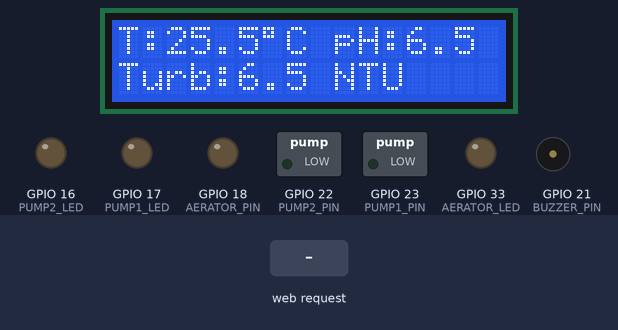
Recording of a sketch running on a simulated ESP32. Parts: 16×2 character LCD, switched loads named in the sketch (green lamp = pin HIGH), output pins drawn as LEDs (lit = HIGH), buzzer (waves = sounding, pin HIGH). The inputs (shaded band) are chosen by the test bench. Random numbers use the default seed unless the sketch sets one; what the sketch prints to the serial monitor is not drawn.

Above: at 2.1 s.
2.2 s: HTTP request GET /toggle1 received
At 3.4 s:
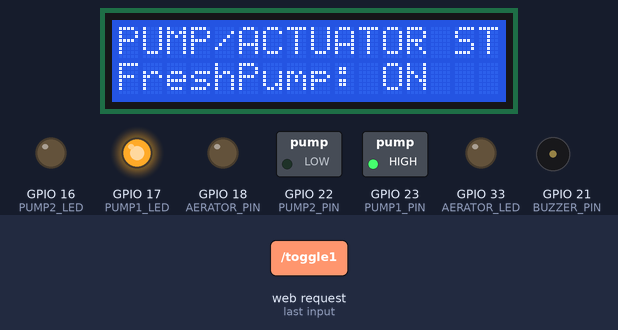
5.2 s: HTTP request GET /toggle2 received
At 7.0 s:
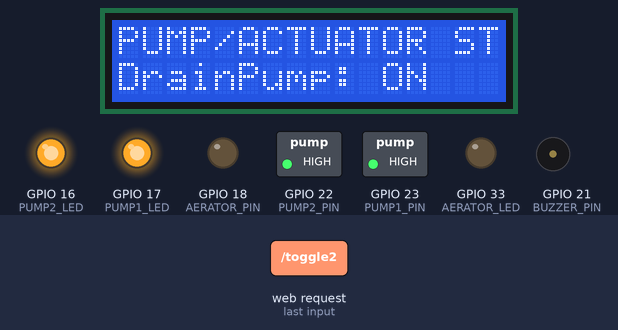
8.2 s: HTTP request GET /toggle3 received
At 9.2 s:
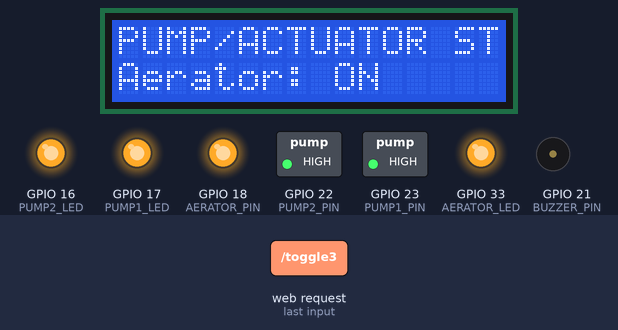
11.2 s: HTTP request GET /sensorData received
At 13.9 s:
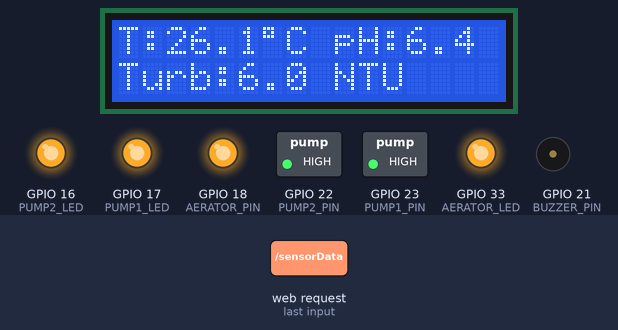
14.2 s: HTTP request GET /toggle1 received
At 15.4 s:
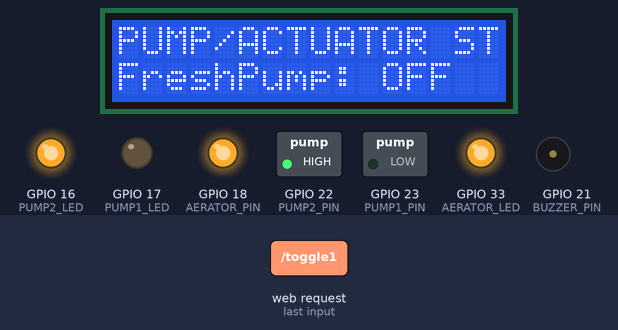
17.2 s: HTTP request GET /toggle2 received
At 17.9 s:
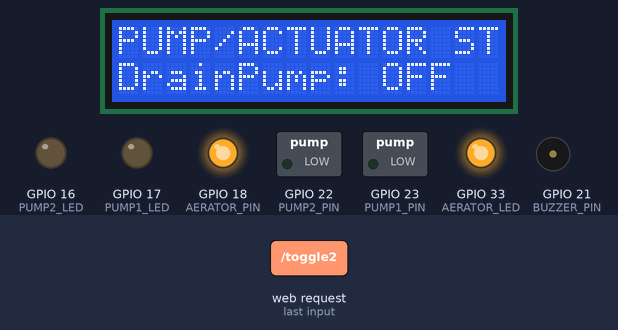
Timing chart, 0 to 20.2 s (numbered marks = the images above; inputs shaded):
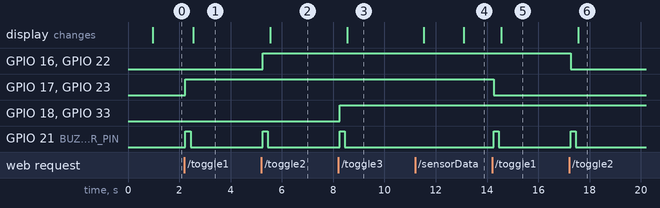

The sketch:

Code.ino
```cpp
#include <WiFi.h>
#include <Wire.h>
#include <LiquidCrystal_I2C.h>

// === Pin Definitions ===
#define TURBIDITY_PIN 2
#define PUMP1_PIN 23
#define PUMP2_PIN 22
#define AERATOR_PIN 18
#define BUZZER_PIN 21
#define PUMP1_LED 17
#define PUMP2_LED 16
#define AERATOR_LED 33

// === LCD (I2C) on GPIO26 (SDA) & GPIO25 (SCL) ===
#define LCD_SDA 26
#define LCD_SCL 25
LiquidCrystal_I2C lcd(0x27, 16, 2);      // change 0x27 to 0x3F if needed

// === Display States ===
enum DisplayState {
  SHOW_SENSORS,
  SHOW_STATUS,
  SHOW_AI_RECOMMENDATION,
  SHOW_PUMP_STATUS
};

DisplayState currentDisplayState = SHOW_SENSORS;
unsigned long lastDisplayChange = 0;
const unsigned long DISPLAY_INTERVAL = 5000;  // 5s per screen
unsigned long pumpStatusDisplayTime = 0;
const unsigned long PUMP_STATUS_DURATION = 3000;  // 3s for pump status

// === Status Messages ===
String pumpStatusMessage = "";
String aiRecommendation = "";
String systemStatus = "";

// === WiFi Access Point Credentials ===
const char* ssid = "AquaVise_AP";
const char* password = "aquafarm123";

// === System States ===
bool pump1State = false; // Freshwater Pump
bool pump2State = false; // Drain Pump
bool aeratorState = false; // Aerator

WiFiServer server(80);

// === Simulated sensor values ===
float simTemperature = 25.5; // °C
float simPH = 6.5;
float simTurbidity = 6.5; // NTU

unsigned long lastTempMillis = 0;
unsigned long lastPHMillis = 0;
unsigned long lastTurbMillis = 0;

// update intervals (ms)
const unsigned long TEMP_INTERVAL = 5000;
const unsigned long PH_INTERVAL   = 6500;
const unsigned long TURB_INTERVAL = 8000;

// Utility: clamp
float clampf(float v, float lo, float hi) {
  if (v < lo) return lo;
  if (v > hi) return hi;
  return v;
}

// Warning function
String getWarning(float temp, float pH, float turbidity) {
  String warning = "";
  if (temp < 24.0 || temp > 28.0)
    warning += "<p style='color:red;'>⚠️ Temperature out of range!</p>";
  if (pH < 6.2 || pH > 6.8)
    warning += "<p style='color:red;'>⚠️ pH level is unsafe!</p>";
  if (turbidity > 9.0)
    warning += "<p style='color:red;'>⚠️ High turbidity detected!</p>";
  if (warning == "")
    warning = "<p style='color:green;'>✅ All readings are within safe range.</p>";
  return warning;
}

// AI Recommendation
String getAIRecommendation(float temp, float pH, float turbidity) {
  String recommendation = "";

  if (temp < 24.0)
    recommendation += "Temp low! Increase heating. ";
  else if (temp > 28.0)
    recommendation += "Temp high! Increase cooling. ";

  if (pH < 6.2)
    recommendation += "pH low! Add lime. ";
  else if (pH > 6.8)
    recommendation += "pH high! Add vinegar. ";

  if (turbidity > 9.0)
    recommendation += "Water cloudy! Check filters. ";

  if (recommendation == "")
    recommendation = "All parameters optimal. No action needed.";

  return recommendation;
}

// System Status
String getSystemStatus(float temp, float pH, float turbidity) {
  String status = "Status: ";

  if (temp >= 24.0 && temp <= 28.0 && pH >= 6.2 && pH <= 6.8 && turbidity <= 9.0) {
    status += "NORMAL";
  } else {
    if (temp < 24.0 || temp > 28.0) status += "TEMP_ISSUE ";
    if (pH < 6.2 || pH > 6.8) status += "PH_ISSUE ";
    if (turbidity > 9.0) status += "TURB_ISSUE";
  }

  return status;
}

// Random Tip
String getRandomTip() {
  String tips[] = {
    "Feed fish twice a day for optimal growth.",
    "Maintain water pH between 6.2-6.8 for healthy fish.",
    "Regularly clean filters to avoid turbidity rise.",
    "Monitor temperature to prevent stress on fish.",
    "Aerate pond water for better oxygen levels."
  };
  int idx = random(0, 5);
  return tips[idx];
}

// Random Market Price
String getMarketPrice() {
  String prices[] = {
    "Tilapia: ₦800/kg, Catfish: ₦1200/kg",
    "Tilapia: ₦850/kg, Catfish: ₦1250/kg",
    "Tilapia: ₦820/kg, Catfish: ₦1220/kg",
    "Tilapia: ₦870/kg, Catfish: ₦1280/kg",
    "Tilapia: ₦830/kg, Catfish: ₦1230/kg"
  };
  int idx = random(0, 5);
  return prices[idx];
}

// Random Seasonal Forecast
String getSeasonForecast() {
  String forecasts[] = {
    "Rainy season: Expect lower water temp.",
    "Dry season: Monitor water levels carefully.",
    "Hot spell: Increase aeration in ponds.",
    "Cool weather: Fish growth may slow down.",
    "Mixed weather: Adjust feeding frequency."
  };
  int idx = random(0,5);
  return forecasts[idx];
}

// Build JSON for AJAX
String getSensorDataJSON(float temperature, float pH, float turbidity) {
  String warningHTML = getWarning(temperature, pH, turbidity);
  bool isAlert = (temperature < 24.0 || temperature > 28.0) ||
                 (pH < 6.2 || pH > 6.8) ||
                 (turbidity > 9.0);
  String json = "{";
  json += "\"temperature\":" + String(temperature,2);
  json += ",\"pH\":" + String(pH,2);
  json += ",\"turbidity\":" + String(turbidity,2);
  String escapedWarning = warningHTML;
  escapedWarning.replace("\"","'");
  escapedWarning.replace("\n"," ");
  json += ",\"warning\":\""+escapedWarning+"\"";
  json += ",\"alert\":" + String(isAlert?"true":"false");
  json += ",\"tip\":\"" + getRandomTip() + "\"";
  json += ",\"market\":\"" + getMarketPrice() + "\"";
  json += ",\"forecast\":\"" + getSeasonForecast() + "\"";
  json += ",\"recommendation\":\"" + getAIRecommendation(temperature, pH, turbidity) + "\"";
  json += ",\"pump1\":" + String(pump1State?"true":"false");
  json += ",\"pump2\":" + String(pump2State?"true":"false");
  json += ",\"aerator\":" + String(aeratorState?"true":"false");
  json += "}";
  return json;
}

// Update LCD based on current display state
void updateLCD() {
  lcd.clear();

  switch(currentDisplayState) {
    case SHOW_SENSORS:
      lcd.setCursor(0, 0);
      lcd.print("T:");
      lcd.print(simTemperature, 1);
      lcd.print((char)223); // degree symbol
      lcd.print("C pH:");
      lcd.print(simPH, 1);

      lcd.setCursor(0, 1);
      lcd.print("Turb:");
      lcd.print(simTurbidity, 1);
      lcd.print(" NTU");
      break;

    case SHOW_STATUS:
      lcd.setCursor(0, 0);
      lcd.print("SYSTEM STATUS");

      lcd.setCursor(0, 1);
      if (systemStatus.length() > 16) {
        lcd.print(systemStatus.substring(0, 16));
      } else {
        lcd.print(systemStatus);
      }
      break;

    case SHOW_AI_RECOMMENDATION:
      lcd.setCursor(0, 0);
      lcd.print("AI RECOMMENDATION");

      lcd.setCursor(0, 1);
      if (aiRecommendation.length() > 16) {
        // Split long recommendations into two parts
        int spaceIndex = aiRecommendation.lastIndexOf(' ', 16);
        if (spaceIndex == -1) spaceIndex = 16;
        lcd.print(aiRecommendation.substring(0, spaceIndex));

        // Scroll the second part if needed
        static unsigned long scrollTime = 0;
        static int scrollPos = 0;
        if (millis() - scrollTime > 300) {
          scrollTime = millis();
          lcd.setCursor(0, 1);
          String displayText = aiRecommendation.substring(spaceIndex + 1);
          if (displayText.length() > 16) {
            displayText = displayText + " " + displayText;
            lcd.print(displayText.substring(scrollPos, scrollPos + 16));
            scrollPos = (scrollPos + 1) % (displayText.length() - 15);
          } else {
            lcd.print(displayText);
          }
        }
      } else {
        lcd.print(aiRecommendation);
      }
      break;

    case SHOW_PUMP_STATUS:
      lcd.setCursor(0, 0);
      lcd.print("PUMP/ACTUATOR STATUS");

      lcd.setCursor(0, 1);
      lcd.print(pumpStatusMessage);
      break;
  }
}

// Show pump status for a limited time
void showPumpStatus(String message) {
  pumpStatusMessage = message;
  currentDisplayState = SHOW_PUMP_STATUS;
  pumpStatusDisplayTime = millis();
  updateLCD();
}

// Full HTML page
String getHTML() {
  String html = R"rawliteral(
<!DOCTYPE html>
<html>
<head>
<title>AquaVise Monitor</title>
<meta name="viewport" content="width=device-width, initial-scale=1">
<style>
body { font-family: Arial, sans-serif; text-align:center; background-color:#e9f5ff; margin:0; padding:18px; }
h2 { color: #0d47a1; margin-bottom:6px; }
.sensor-box { margin: 12px auto; padding: 18px; background:#fff; border-radius:12px; max-width:980px; box-shadow:0 6px 18px rgba(13,71,161,0.06);}
.sensor-row { display:flex; justify-content:center; gap:20px; flex-wrap:wrap;}
.sensor-card { width:260px; padding:14px; border-radius:12px; background:linear-gradient(180deg,#fbfeff,#f0fbff); box-shadow:0 2px 6px rgba(0,0,0,0.04); text-align:left; display:flex; gap:10px; align-items:center; transition: transform 0.3s ease, box-shadow 0.3s ease;}
.sensor-card:hover { transform: scale(1.04); box-shadow:0 6px 18px rgba(0,0,0,0.12);}
.icon-wrap { width:56px; height:56px; display:flex; align-items:center; justify-content:center; border-radius:10px; transition: transform 0.3s ease, box-shadow 0.3s ease;}
.sensor-card:hover .icon-wrap { transform: scale(1.2); box-shadow:0 4px 12px rgba(0,0,0,0.2);}
.sensor-body { flex:1; }
.sensor-title { font-size:14px; margin:0 0 6px 0; color:#0d47a1; display:flex; align-items:center; gap:8px; }
.sensor-value { font-size:20px; font-weight:700; transition: all 600ms ease; }
.status { margin-top:6px; font-size:13px; }
.button { padding: 12px 20px; font-size:15px; margin:10px; border:none; border-radius:8px; color:white; cursor:pointer; transition: background-color 0.3s; text-decoration:none; display:inline-block;}
.button.on { background-color:#4CAF50; }
.button.off { background-color:#f44336; }
.bell { position: fixed; right:18px; top:18px; width:48px; height:48px; border-radius:8px; display:flex; align-items:center; justify-content:center; background:#f0f0f0; box-shadow:0 2px 6px rgba(0,0,0,0.08); z-index:999; transition: all 300ms ease; }
.bell.idle { background:#e0e0e0; color:#666; }
.bell.alert { animation: bellflash 0.5s infinite; color:#fff; }
@keyframes bellflash {0%{background:#ffeb3b;}50%{background:#ff7043;}100%{background:#ffeb3b;}}
.info-heading { color: #0d47a1; margin-top:24px; font-size:20px; font-weight:700; position:relative; display:inline-block; padding-bottom:6px;}
.info-heading::after { content:''; position:absolute; left:0; bottom:0; width:100%; height:4px; border-radius:2px; background:linear-gradient(270deg,#ff6b6b,#ffd54f,#4fc3f7); background-size:600% 100%; animation: gradientShift 4s ease infinite;}
@keyframes gradientShift {0%{background-position:0% 0%;}50%{background-position:100% 0%;}100%{background-position:0% 0%;}}
.info-section { margin-top:12px; max-width:980px; margin-left:auto; margin-right:auto; }
.info-card { display:flex; align-items:center; gap:12px; background:#fff; padding:12px 16px; border-radius:12px; box-shadow:0 2px 6px rgba(0,0,0,0.08); transition: transform 0.3s ease, box-shadow 0.3s ease; margin-bottom:12px; }
.info-card .icon-wrap { width:40px; height:40px; border-radius:10px; display:flex; align-items:center; justify-content:center; transition: transform 0.3s ease, box-shadow 0.3s ease; }
.info-card:hover .icon-wrap { transform: scale(1.2); box-shadow:0 4px 12px rgba(0,0,0,0.2); }
</style>
</head>
<body>
<h2>AquaVise Dashboard</h2>
<div id="bell" class="bell idle" title="Alerts">
<svg width="22" height="22" viewBox="0 0 24 24" xmlns="http://www.w3.org/2000/svg">
<path fill="currentColor" d="M12 2a4 4 0 00-4 4v2.1C6.2 10 5 12.2 5 14v3l-1 1v1h16v-1l-1-1v-3c0-1.8-1.2-4-3-5.9V6a4 4 0 00-4-4zM9 20a3 3 0 006 0H9z"/>
</svg>
</div>

<div class="sensor-box">
<div class="sensor-row" id="sensor-row">
  <!-- Temperature Card -->
  <div class="sensor-card" id="temp-card">
    <div class="icon-wrap" style="background:linear-gradient(135deg,#ffecd2,#ff6b6b);">
      <svg width="36" height="36" viewBox="0 0 24 24" xmlns="http://www.w3.org/2000/svg"><path fill="#fff" d="M14 14.76V5a2 2 0 10-4 0v9.76A4 4 0 1014 14.76z"/></svg>
    </div>
    <div class="sensor-body">
      <div class="sensor-title">Temperature</div>
      <div class="sensor-value" id="temp-value">-- °C</div>
      <div class="status" id="temp-status"></div>
    </div>
  </div>

  <!-- pH Card -->
  <div class="sensor-card" id="ph-card">
    <div class="icon-wrap" style="background:linear-gradient(135deg,#b8f3d4,#00a896);">
      <svg width="36" height="36" viewBox="0 0 24 24" xmlns="http://www.w3.org/2000/svg"><path fill="#fff" d="M8 2h8v2h-8zM7 4h10l-3 8v6a3 3 0 11-4 0v-6L7 4z"/></svg>
    </div>
    <div class="sensor-body">
      <div class="sensor-title">pH Level</div>
      <div class="sensor-value" id="ph-value">--</div>
      <div class="status" id="ph-status"></div>
    </div>
  </div>

  <!-- Turbidity Card -->
  <div class="sensor-card" id="turb-card">
    <div class="icon-wrap" style="background:linear-gradient(135deg,#d7f1ff,#4fc3f7);">
      <svg width="36" height="36" viewBox="0 0 24 24" xmlns="http://www.w3.org/2000/svg"><path fill="#fff" d="M12 2s6 5.5 6 10a6 6 0 11-12 0C6 7.5 12 2 12 2z"/></svg>
    </div>
    <div class="sensor-body">
      <div class="sensor-title">Turbidity</div>
      <div class="sensor-value" id="turb-value">-- NTU</div>
      <div class="status" id="turb-status"></div>
    </div>
  </div>
</div>

<div id="warnings" style="margin-top:12px;"></div>

<!-- Buttons -->
<div style="margin-top:12px;">
  <a href="/toggle1" id="btnPump1" class="button off">Freshwater Pump</a>
  <a href="/toggle2" id="btnPump2" class="button off">Drain Pump</a>
  <a href="/toggle3" id="btnAerator" class="button off">Aerator</a>
</div>

<!-- AI Recommendation Section -->
<div id="recommendation" style="margin-top:12px; font-weight:600; color:#ff6b6b;">
  <div><strong>AI Suggestion:</strong></div>
  <div id="recommendation-text">Loading Recommendations...</div>
</div>

<!-- Tips, Market & Forecast Section -->
<h2 class="info-heading">Tips, Market & Seasonal Forecast</h2>
<div class="info-section">
  <div class="info-card">
    <div class="icon-wrap" style="background:#ffcc80;">
      <svg width="24" height="24" viewBox="0 0 24 24">
        <path fill="#fff" d="M12 2L15 8H9L12 2Z"/>
      </svg>
    </div>
    <div class="info-text" id="tip-text">Loading Tip...</div>
  </div>

  <div class="info-card">
    <div class="icon-wrap" style="background:#90caf9;">
      <svg width="24" height="24" viewBox="0 0 24 24">
        <path fill="#fff" d="M5 4h14v2H5zM5 8h14v2H5zM5 12h14v2H5z"/>
      </svg>
    </div>
    <div class="info-text" id="market-text">Loading Market...</div>
  </div>

  <div class="info-card">
    <div class="icon-wrap" style="background:#a5d6a7;">
      <svg width="24" height="24" viewBox="0 0 24 24">
        <path fill="#fff" d="M6 2h12v4H6zM4 6h16v2H4zM4 10h16v2H4z"/>
      </svg>
    </div>
    <div class="info-text" id="forecast-text">Loading Forecast...</div>
  </div>
</div>

<script>
function setBellState(isAlert) {
  const bell = document.getElementById('bell');
  if(isAlert){ bell.classList.remove('idle'); bell.classList.add('alert'); }
  else { bell.classList.remove('alert'); bell.classList.add('idle'); }
}

function updateButtonsState(pump1, pump2, aerator){
  const btn1 = document.getElementById('btnPump1');
  const btn2 = document.getElementById('btnPump2');
  const btn3 = document.getElementById('btnAerator');
  btn1.className = "button " + (pump1?"on":"off");
  btn2.className = "button " + (pump2?"on":"off");
  btn3.className = "button " + (aerator?"on":"off");

  btn1.onclick = (e)=>{ e.preventDefault(); fetch('/toggle1'); btn1.classList.toggle('on'); btn1.classList.toggle('off'); };
  btn2.onclick = (e)=>{ e.preventDefault(); fetch('/toggle2'); btn2.classList.toggle('on'); btn2.classList.toggle('off'); };
  btn3.onclick = (e)=>{ e.preventDefault(); fetch('/toggle3'); btn3.classList.toggle('on'); btn3.classList.toggle('off'); };
}

function fetchSensors(){
  fetch('/sensorData').then(resp => resp.json()).then(res => {
    document.getElementById('temp-value').innerText = res.temperature.toFixed(2)+" °C";
    document.getElementById('ph-value').innerText = res.pH.toFixed(2);
    document.getElementById('turb-value').innerText = res.turbidity.toFixed(2)+" NTU";
    document.getElementById('warnings').innerHTML = res.warning;
    document.getElementById('recommendation-text').innerText = res.recommendation;
    document.getElementById('tip-text').innerText = res.tip;
    document.getElementById('market-text').innerText = res.market;
    document.getElementById('forecast-text').innerText = res.forecast;
    setBellState(res.alert);
    updateButtonsState(res.pump1,res.pump2,res.aerator);
  });
}

setInterval(fetchSensors,2000); // fetch every 2 seconds
window.onload = fetchSensors;
</script>
</body>
</html>
)rawliteral";

  return html;
}

void setup() {
  Serial.begin(115200);

  // ---- LCD init on GPIO26/25 ----
  Wire.begin(LCD_SDA, LCD_SCL);
  lcd.init();
  lcd.backlight();
  lcd.clear();
  lcd.setCursor(0,0);
  lcd.print(" AquaVise Ready ");
  lcd.setCursor(0,1);
  lcd.print("  Starting AP... ");

  pinMode(PUMP1_PIN, OUTPUT);
  pinMode(PUMP2_PIN, OUTPUT);
  pinMode(AERATOR_PIN, OUTPUT);
  pinMode(PUMP1_LED, OUTPUT);
  pinMode(PUMP2_LED, OUTPUT);
  pinMode(AERATOR_LED, OUTPUT);
  pinMode(BUZZER_PIN, OUTPUT);

  WiFi.softAP(ssid, password);
  Serial.println("AP Started");
  IPAddress IP = WiFi.softAPIP();
  Serial.print("AP IP address: ");
  Serial.println(IP);

  server.begin();

  // Brief LCD status after WiFi up
  delay(800);
  updateLCD();
}

void loop() {
  WiFiClient client = server.available();

  // Update sensor values
  unsigned long now = millis();
  if(now - lastTempMillis > TEMP_INTERVAL) {
    simTemperature += random(-5,6)*0.1;
    simTemperature = clampf(simTemperature, 22,30);
    lastTempMillis=now;
  }
  if(now - lastPHMillis > PH_INTERVAL) {
    simPH += random(-5,6)*0.01;
    simPH = clampf(simPH,6.0,7.0);
    lastPHMillis=now;
  }
  if(now - lastTurbMillis > TURB_INTERVAL) {
    simTurbidity += random(-5,6)*0.1;
    simTurbidity = clampf(simTurbidity,4,12);
    lastTurbMillis=now;
  }

  // Update AI recommendation and system status
  aiRecommendation = getAIRecommendation(simTemperature, simPH, simTurbidity);
  systemStatus = getSystemStatus(simTemperature, simPH, simTurbidity);

  // Handle display rotation
  if (currentDisplayState == SHOW_PUMP_STATUS) {
    // Show pump status for limited time only
    if (now - pumpStatusDisplayTime > PUMP_STATUS_DURATION) {
      currentDisplayState = SHOW_SENSORS;
      lastDisplayChange = now;
    }
  } else if (now - lastDisplayChange > DISPLAY_INTERVAL) {
    // Rotate through display states
    lastDisplayChange = now;
    switch(currentDisplayState) {
      case SHOW_SENSORS:
        currentDisplayState = SHOW_STATUS;
        break;
      case SHOW_STATUS:
        currentDisplayState = SHOW_AI_RECOMMENDATION;
        break;
      case SHOW_AI_RECOMMENDATION:
        currentDisplayState = SHOW_SENSORS;
        break;
      default:
        currentDisplayState = SHOW_SENSORS;
    }
  }

  // Update LCD display
  updateLCD();

  if (!client) {
    return;
  }

  String request = client.readStringUntil('\r');
  client.flush();

  if(request.indexOf("/toggle1") != -1){
    pump1State = !pump1State;
    digitalWrite(PUMP1_PIN, pump1State ? HIGH : LOW);
    digitalWrite(PUMP1_LED, pump1State ? HIGH : LOW);
    digitalWrite(BUZZER_PIN,HIGH); delay(200); digitalWrite(BUZZER_PIN,LOW);

    // Show pump status on LCD
    showPumpStatus(pump1State ? "FreshPump: ON " : "FreshPump: OFF");
  }
  if(request.indexOf("/toggle2") != -1){
    pump2State = !pump2State;
    digitalWrite(PUMP2_PIN, pump2State ? HIGH : LOW);
    digitalWrite(PUMP2_LED, pump2State ? HIGH : LOW);
    digitalWrite(BUZZER_PIN,HIGH); delay(200); digitalWrite(BUZZER_PIN,LOW);

    // Show pump status on LCD
    showPumpStatus(pump2State ? "DrainPump: ON " : "DrainPump: OFF");
  }
  if(request.indexOf("/toggle3") != -1){
    aeratorState = !aeratorState;
    digitalWrite(AERATOR_PIN, aeratorState ? HIGH : LOW);
    digitalWrite(AERATOR_LED, aeratorState ? HIGH : LOW);
    digitalWrite(BUZZER_PIN,HIGH); delay(200); digitalWrite(BUZZER_PIN,LOW);

    // Show pump status on LCD
    showPumpStatus(aeratorState ? "Aerator: ON " : "Aerator: OFF");
  }

  if(request.indexOf("/sensorData") != -1){
    String json = getSensorDataJSON(simTemperature, simPH, simTurbidity);
    client.println("HTTP/1.1 200 OK");
    client.println("Content-Type: application/json");
    client.println("Connection: close");
    client.println();
    client.println(json);
  } else {
    String html = getHTML();
    client.println("HTTP/1.1 200 OK");
    client.println("Content-Type: text/html");
    client.println("Connection: close");
    client.println();
    client.println(html);
  }
  delay(1);
}
```

Measured:
- after the input at 2.2 s, GPIO 17 (PUMP1_LED), GPIO 23 (PUMP1_PIN): LOW → HIGH at once; GPIO 21 (BUZZER_PIN): LOW → HIGH at once, → LOW 0.20 s later
- after the input at 5.2 s, GPIO 16 (PUMP2_LED), GPIO 22 (PUMP2_PIN): LOW → HIGH after 0.05 s; GPIO 21 (BUZZER_PIN): LOW → HIGH after 0.05 s, → LOW 0.20 s later
- after the input at 8.2 s, GPIO 18 (AERATOR_PIN), GPIO 33 (AERATOR_LED): LOW → HIGH after 0.05 s; GPIO 21 (BUZZER_PIN): LOW → HIGH after 0.05 s, → LOW 0.20 s later
- after the input at 14.2 s, GPIO 17 (PUMP1_LED), GPIO 23 (PUMP1_PIN): HIGH → LOW after 0.06 s; GPIO 21 (BUZZER_PIN): LOW → HIGH after 0.06 s, → LOW 0.20 s later
- after the input at 17.2 s, GPIO 16 (PUMP2_LED), GPIO 22 (PUMP2_PIN): HIGH → LOW after 0.06 s; GPIO 21 (BUZZER_PIN): LOW → HIGH after 0.06 s, → LOW 0.20 s later
